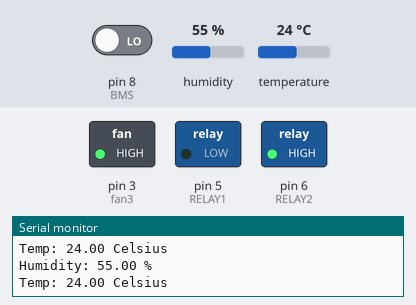
This sketch was run on a simulated Arduino Uno, built with avr-gcc and run on an emulated ATmega328P. Parts: switched loads named in the sketch (green lamp = pin HIGH), the last lines printed to the serial monitor. The test bench sets the inputs (shaded band); at power-on: temperature 24 °C, pin 8 (BMS) LOW, humidity 55 %. No radio packets arrive unless stated.

Above: at 4.8 s.
4.9 s: temperature set to 25.6 °C
13.2 s: temperature set to 26.5 °C
At 21.1 s:
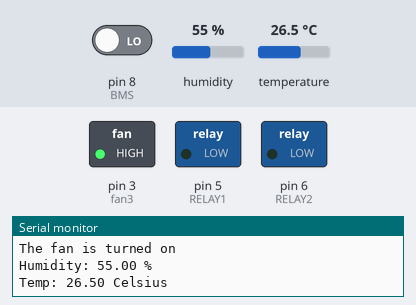
21.5 s: pin 8 (BMS) driven HIGH
At 24.5 s:
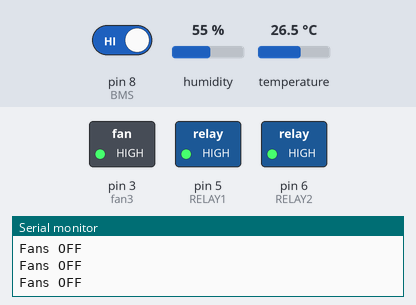
26.5 s: pin 8 (BMS) driven LOW
At 31.7 s:
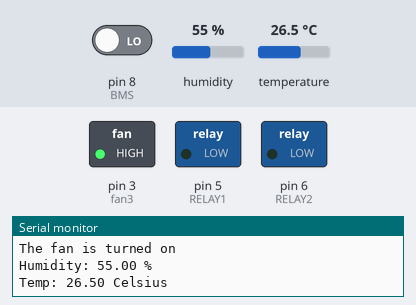
Timing chart, 0 to 33.0 s (numbered marks = the images above; inputs shaded):
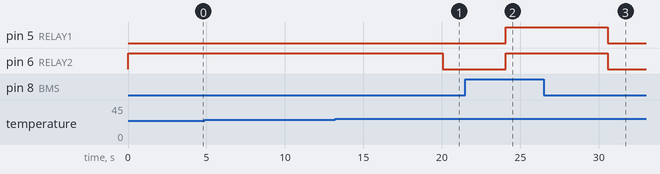

Measured:
- the behaviour switches between 26 and 26.1 °C on temperature (found by bisection; images 0 and 1)
- after the input at 13.2 s, pin 6 (RELAY2): HIGH → LOW after 6.8 s
- after the input at 21.5 s, pin 5 (RELAY1), pin 6 (RELAY2): LOW → HIGH after 2.6 s
- after the input at 26.5 s, pin 5 (RELAY1), pin 6 (RELAY2): HIGH → LOW after 4.1 s

The sketch:

HVAC.ino
```cpp
//DHT&FAN RECEIVE ---- HVAC-----

//#include <SoftwareSerial.h>
#include "DHT.h"
#include <SPI.h>
#include <nRF24L01.h>
#include <RF24.h>

//SoftwareSerial nodemcu(5,6);

#define DHTPIN 4           // Arduino pin connected to relay which connected to DHT sensor
#define DHTTYPE DHT22
#define BMS 8

int RELAY1 = 5;  //fan1
int RELAY2= 6;  //fan2
int fan3 = 3 ; //fan 3


const int TEMP_THRESHOLD_UPPER = 26; // upper threshold of temperature, change to your desire value
const int TEMP_THRESHOLD_LOWER = 20; // lower threshold of temperature, change to your desire value

//nRF Variables ----------------------


RF24 radio(10,9); // CE, CSN

//const byte  [][6] = {"00001 ,00005 "};
const uint64_t pipe[2]={0x121212121CLL,0x1212121214LL};

//DHT ------------------------

DHT dht(DHTPIN, DHTTYPE);
float hum;  //Stores humidity value
float temp; //Stores temperature value
float temperature;    // temperature in Celsius
String tempdata="";
//FIRE-----------------------


void setup() {

  Serial.begin(9600);

  pinMode(RELAY1, OUTPUT);
  pinMode(RELAY2, OUTPUT);
  pinMode(fan3, OUTPUT);
  pinMode(BMS, INPUT);

  digitalWrite(RELAY1, LOW);
  digitalWrite(RELAY2, HIGH);
  digitalWrite(fan3, HIGH);


  dht.begin();        // initialize the sensor

  radio.begin();
  radio.openReadingPipe(1, pipe[1]);
  radio.openWritingPipe(pipe[0]);
  radio.setPALevel(RF24_PA_MIN);

  radio.enableDynamicPayloads();

  radio.stopListening();


}

void loop() {

   int state=digitalRead(BMS);

  if(state==1)
  {
    digitalWrite(RELAY1, HIGH); //FAN off
    digitalWrite(RELAY2, HIGH);
    Serial.println("Fans OFF");

  }
  else
  {
    hum = dht.readHumidity();
    temp= dht.readTemperature();
    tempdata=temp;
    //Print temp and humidity values to serial monitor
    Serial.print("Humidity: ");
    Serial.print(hum);
    Serial.print(" %");
    Serial.println("");
    Serial.print("Temp: ");
    Serial.print(temp);
    Serial.println(" Celsius");
    Serial.println("");
    delay(1000); //Delay 2 sec.


    byte tempdataArray[32];
    tempdata.getBytes(tempdataArray,32);


      while(1){
    radio.write(&tempdataArray, sizeof(tempdataArray));

   delay(3000);
   break;
      }
    digitalWrite(RELAY1, LOW);

     if (isnan(temp)) {
    Serial.println("Failed to read from DHT sensor!");
    Serial.println("");
    delay(500);
  }
    else {
           if(temp > TEMP_THRESHOLD_UPPER ){
           Serial.println("The fan is turned on");
           Serial.println("");
           digitalWrite(RELAY2, LOW); // turn on

          }
          else if(temp < TEMP_THRESHOLD_LOWER){
                Serial.println("The fan is turned off");
                Serial.println("");
                digitalWrite(RELAY2, HIGH); // turn off
          }
  }

  }


   // read temperature in Celsius


}
```
